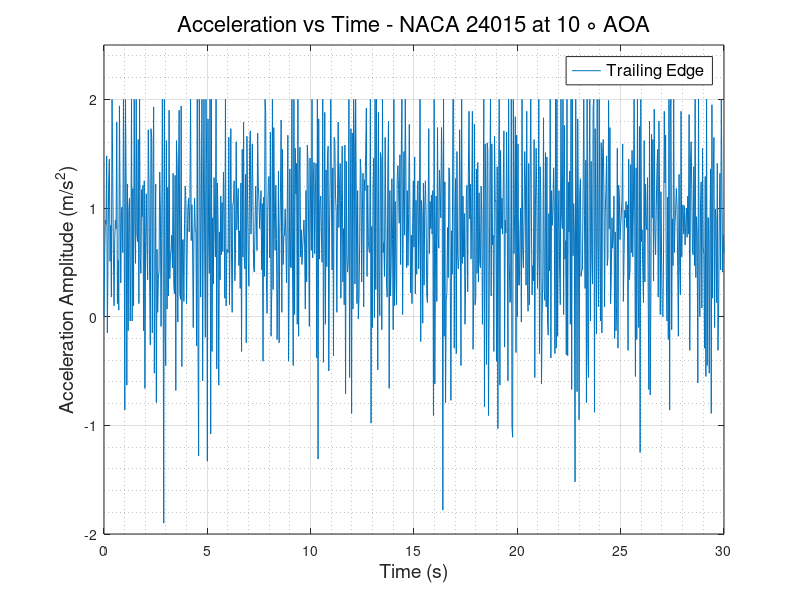
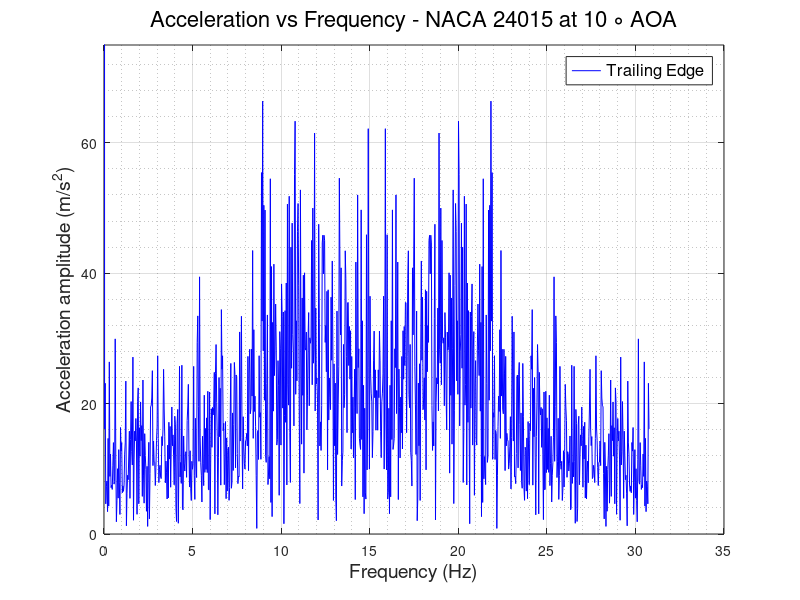

Recreate these plots in MATLAB, in order.
clc
clear
close all
%% READING ACCELEROMETER DATA and defining Variables
                      % TRAILING EDGE %
data   = xlsread('TE_500rpm.csv');
TE_time   = data(:,1);
TE_X_acc  = data(:,2);
TE_Y_acc  = data(:,3);
TE_Z_acc  = data(:,4);
TE_R_acc  = sqrt(TE_X_acc.^2 + TE_Y_acc.^2 + TE_Z_acc.^2);
% plot(TE_time,TE_R_acc)
N      = numel(TE_time);
Ts     = abs(diff(TE_time(1:2)));
fs     = 1/Ts;
f_axis = [0:N-1]*fs/N;
A_freq_TE = fft(TE_Z_acc);
figure(1)
plot(TE_time, TE_Z_acc)
grid on
grid minor
xlabel('Time (s)','FontSize',14,'FontWeight','normal')
ylabel('Acceleration Amplitude (m/s^2)','FontSize',14,'FontWeight','normal')
legend ('Trailing Edge','FontSize',12,'FontWeight','normal')
title('Acceleration vs Time - NACA 24015 at 10 \circ AOA','FontSize',16,'FontWeight','normal')
ylim([-2 2.5])
figure(2)
plot(f_axis,abs(A_freq_TE),'-b','LineWidth',0.5)
grid on 
grid minor
ylabel('Acceleration amplitude (m/s^2)','FontSize',14,'FontWeight','normal')
xlabel('Frequency (Hz)','FontSize',14,'FontWeight','normal')
ylim([0 75])
legend ('Trailing Edge','FontSize',12,'FontWeight','normal')
title('Acceleration vs Frequency - NACA 24015 at 10 \circ AOA','FontSize',16,'FontWeight','normal')
